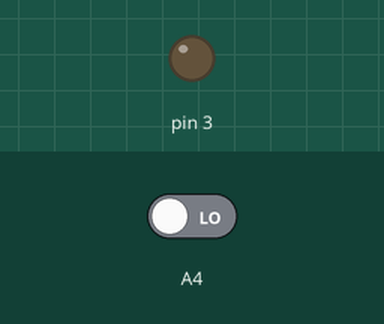
Simulated run of this sketch. Board: Arduino Uno, built with avr-gcc and run on an emulated ATmega328P. Parts: output pins drawn as LEDs (lit = HIGH). The inputs (shaded band) are chosen by the test bench; at power-on: A4 LOW.

Above: at 1.2 s.
1.3 s: A4 driven HIGH
At 1.45 s:
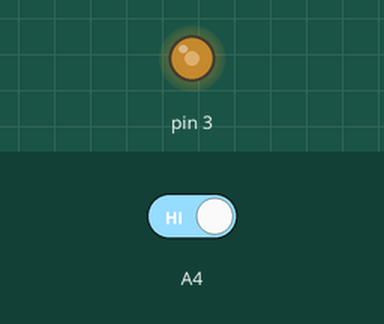
At 1.8 s:
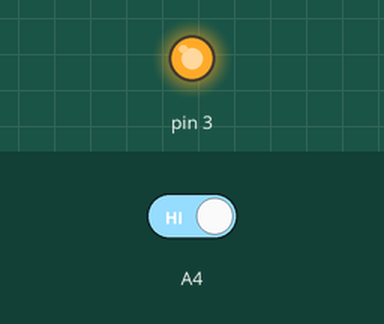
4.3 s: A4 driven LOW
Timing chart, 0 to 7.3 s (numbered marks = the images above; inputs shaded):
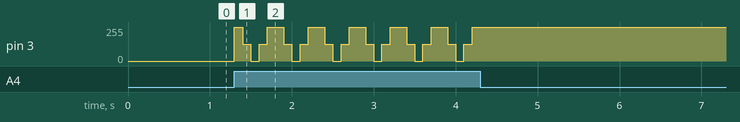

The sketch:

switch_operation_2.ino
```cpp
int a=0,value;
void setup()
{
  pinMode(A4,INPUT);
}
void loop()
{
  value=digitalRead(A4);
  if(value==HIGH)
  {
    a=a+1;
  }
  if(a==6)
  {
    a=0;
  }

  switch(a)
  {
     case 1:
    analogWrite(3,255);
    delay(100);
    break;
    case 2:
    analogWrite(3,127);
    delay(100);
    break;
    case 3:
    analogWrite(3,0);
    delay(100);
    break;
    case 4:
    analogWrite(3,127);
    delay(100);
    break;
    case 5:
    analogWrite(3,255);
    delay(100);
    break;
  }
  }
```

Measured:
- after the input at 1.3 s, pin 3: 0/255 → 255/255 at once, then repeats every 0.50 s: 127/255 0.10 s, 0/255 0.10 s, 127/255 0.10 s, 255/255 0.20 s
- after the input at 4.3 s, pin 3: stops changing and stays 255/255
